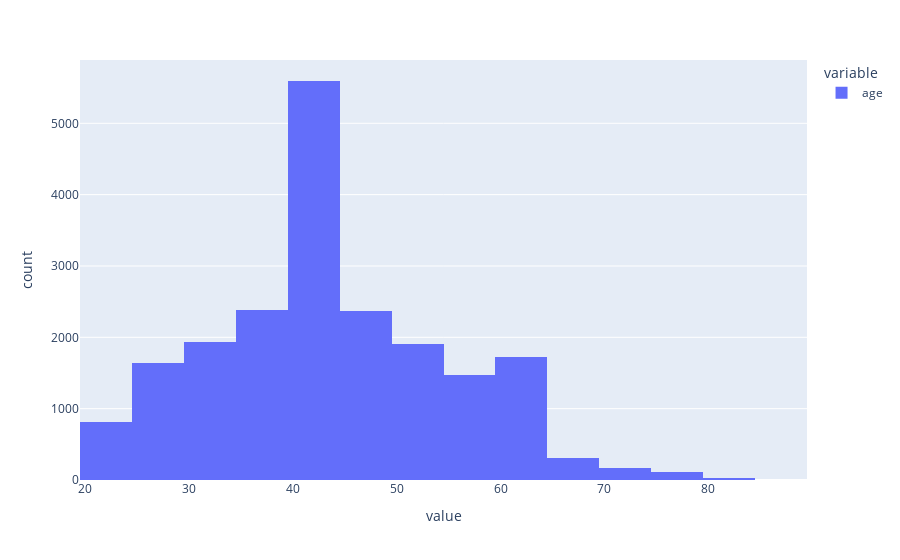

Source (notebook cell):
### Code cell
px.histogram(smokers.age)

### Figure 1 — Plotly figure (JSON) as saved in the notebook; plotly's stock layout.template omitted (floating-point values rounded to 4 significant figures; data arrays with more than 128 entries replaced by an {"elided": "..."} marker saying what was removed)
{"data": [{"alignmentgroup": "True", "bingroup": "x", "hovertemplate": "variable=age<br>value=%{x}<br>count=%{y}<extra></extra>", "legendgroup": "age", "marker": {"color": "#636efa", "pattern": {"shape": ""}}, "name": "age", "offsetgroup": "age", "orientation": "v", "showlegend": true, "type": "histogram", "x": {"elided": "20455 int values"}, "xaxis": "x", "yaxis": "y"}], "layout": {"barmode": "relative", "legend": {"title": {"text": "variable"}, "tracegroupgap": 0}, "margin": {"t": 60}, "xaxis": {"anchor": "y", "domain": [0, 1], "title": {"text": "value"}}, "yaxis": {"anchor": "x", "domain": [0, 1], "title": {"text": "count"}}}}
